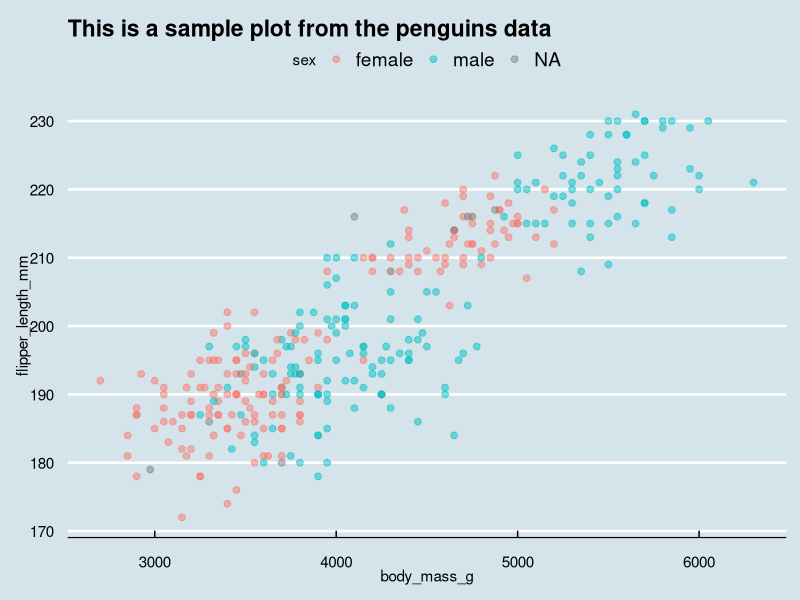
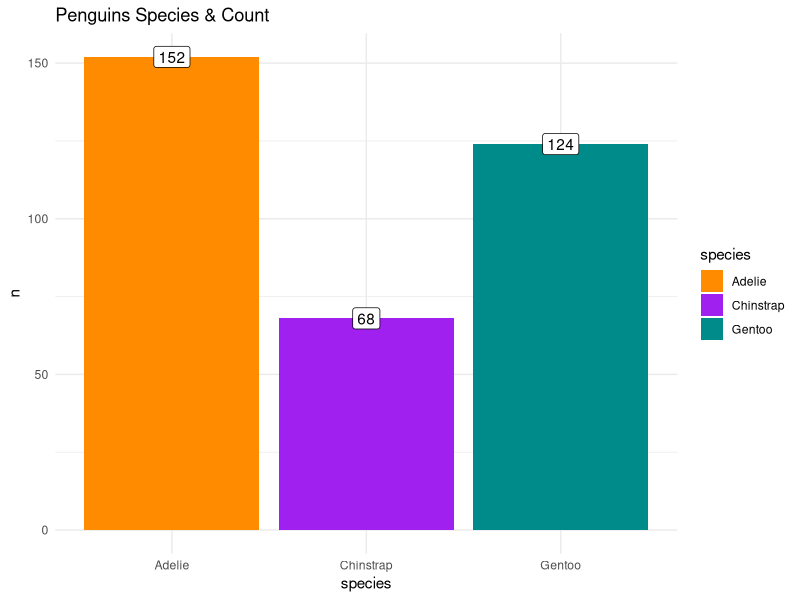

The R script that drew these images, in order:
## ---- chunk 1
knitr::opts_chunk$set(echo = FALSE)
## ---- chunk 2
library(palmerpenguins)
library(ggplot2)
library(ggthemes)

economist_scatter <- function(data, x, y, colour_by) {
    ggplot(data, aes(x = {{ x }}, y = {{ y }})) +
    geom_point(alpha = 0.5, size = 2, aes(color = {{ colour_by }})) +
    ggtitle("This is a sample plot from the penguins data") +
    theme_economist()
}
economist_scatter(penguins, body_mass_g, flipper_length_mm, sex)

## ---- chunk 3
print("The columns in this data are:")
print(names(penguins))
## ---- chunk 4
library(tidyverse)
penguins %>%
  count(species) %>%
  ggplot() + geom_col(aes(x = species, y = n, fill = species)) +
  geom_label(aes(x = species, y = n, label = n)) +
  scale_fill_manual(values = c("darkorange","purple","cyan4")) +
  theme_minimal() +
  labs(title = 'Penguins Species & Count')
